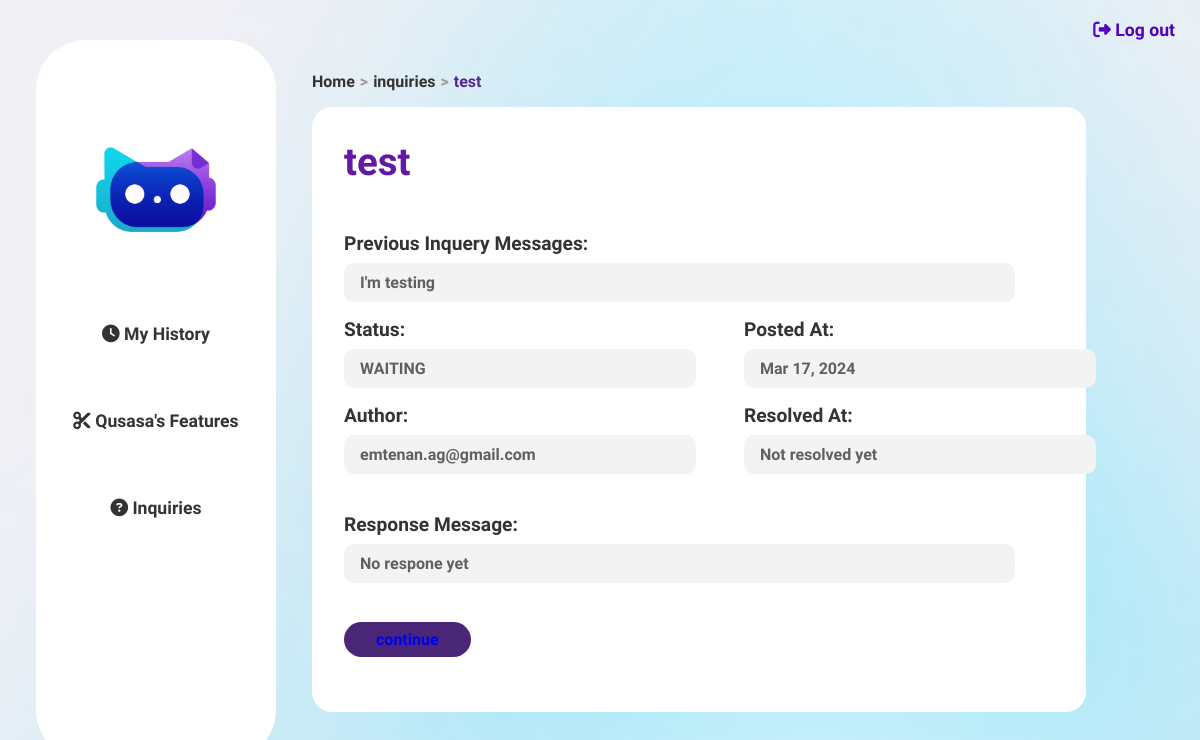
The page /user_display_inquiry/1/ on the database its author committed.
### qusasa/models.py (models this page shows)
class Inquiry(models.Model):
    title= models.CharField(max_length=1000)
    InqContent=models.TextField()
    RepContent=models.TextField()
    status = models.CharField(max_length=20, choices=STATUS_CHOICES)
    date_posted=models.DateTimeField(auto_now_add=True)
    date_resolved=models.DateTimeField(null=True, blank=True)
    author= models.ForeignKey(settings.AUTH_USER_MODEL, on_delete=models.CASCADE)

class CustomUser(AbstractUser):
    username = None  # remove the username field
    email = models.EmailField(unique=True, verbose_name='email address')
    USERNAME_FIELD = 'email'
    REQUIRED_FIELDS = ['first_name', 'last_name']  # removes email from REQUIRED_FIELDS
    is_verified = models.BooleanField(default=False)
    email_confirmation_code = models.CharField(max_length=30, blank=True, null=True)
    objects = CustomUserManager()

### qusasa/views/auth_views.py (the view)
# urls.py: path('user_display_inquiry/<int:history_id>/', views.user_display_inquiry, name='user_display_inquiry'),
def user_display_inquiry(request, history_id):
    inquiry = get_object_or_404(Inquiry, pk=history_id)
    updates = inquiry.InqContent.split('\n\n\t\n\n')
    form = InquiryForm(instance=inquiry)
    return render(request, 'qusasa/user_display_inquiry.html', {'updates': updates,'form': form, 'history': inquiry})

### qusasa/templates/qusasa/user_display_inquiry.html (shortened to what this page needs)
{% load static %}
{% load custom_filters %}
<!DOCTYPE html>
<html lang="en">
<head>
    <link rel="stylesheet" href="{% static 'qusasa/css/admin.css' %}">
    <link rel="stylesheet" href="{% static 'qusasa/css/base.css' %}">
</head>
<body>
    <a class="log-out" href="{% url 'logout' %}"><i class="fa-solid fa-right-from-bracket"></i>  Log out</a>
      {% include 'side_nav.html' %}
    <div class="content">
        <ul class="breadcrumbs">
          <li><a href="{% url 'base' %}" {% if request.resolver_match.url_name == 'base' %} id="current" {% endif %}> Home</a></li>
          <li><a href="{% url 'user_inquiries' %}" {% if request.resolver_match.url_name == 'user_inquiries' %} id="current" {% endif %} > inquiries</a></li>
          <li><a href="{% url 'user_display_inquiry' history.id %}" id="current"> {{history.title}}</a></li>
        </ul>
      <div class="history">
        <div class="header">
            <div class="feature-head">
                <div class="feature-text">
                  <h1>{{history.title}}</h1>
                  <div class="inquery-el" style="margin-top: 3rem;">
                    <p><strong>Previous Inquery Messages:</strong> </p >
                      {% for update in updates %}
                      <div class="inquery-box" style="width: 100%">
                        {{update}}
                      </div>
                      {% endfor %}
                  </div>
                    <div class="input-output">
                        <div class="input">
                            <p><div class="details">
                              <div class="row">
                                <div class="inquery-el">
                                  <p><strong>Status:</strong> </p>
                                  <div class="inquery-box">
                                    {{ history.status }}
                                  </div>
                                </div>
                                <div class="inquery-el">
                                  <p><strong>Posted At:</strong></p>
                                  <div class="inquery-box">
                                    {{ history.date_posted|date:"M d, Y" }}
                                  </div>
                                </div>
                              </div>
                              <div class="row">
                                <div class="inquery-el">
                                  <p><strong>Author:</strong> </p>
                                  <div class="inquery-box">
                                    {{ history.author }}
                                  </div>
                                </div>
                                <div class="inquery-el">
                                  <p><strong>Resolved At:</strong></p>
                                  <div class="inquery-box">
                                    {% if history.date_resolved %}
                                    {{ history.date_resolved|date:"M d, Y" }}
                                    {%else%}
                                    Not resolved yet
                                    {%endif%}
                                </div>
                                </div>
                              </div>
                            </div>
                            </p>
                        </div>
                        <br>
                        {%if history.status == 'WAITING'%}
                        <div class="inquery-el" style="margin-top: 0rem;">
                            <p><strong>Response Message:</strong> </p >
                            <div class="inquery-box" style="width: 100%">
                              No respone yet
                            </div>
                          </div>
                        {% endif%}
<br>          <div class="results">
  <div class="object-tools">
    <li>
      <a href="{% url 'update_inquiry' inquiry_id=history.id %}" {% if request.resolver_match.url_name == 'update_inquiry' %} id="current" {% endif %}>continue</a>
    </li>
  </div>
  <br>
                    </div>                </div>
            </div>
        </div>
      </div>
    </div>
</body>
</html>

### qusasa/static/qusasa/css/admin.css (style rules this page uses)
html { min-height: 100%; width: 100%; margin: 0; padding: 0; background: #f0f0f5; background-repeat: no-repeat; background-attachment: fixed; font-family: 'Raleway', sans-serif; color: white; }
body { min-height: 100%; height: 100%; width: 100%; margin: 0; padding: 0; background-image: url("static/images/Frame 2.png"); background-repeat: no-repeat; background-attachment: fixed; display: flex; flex-direction: row; min-height: 100vh; justify-content: start; }
a { text-decoration: none; }
.log-out { color: #5300c0; cursor: pointer; transition: ease 0.2s; font-size: 1.1rem; font-weight: 700; position: absolute; top: 20px; right: 25px; }
.content { min-height: 90%; width: 30vw; display: flex; flex-direction: column; justify-content: flex-start; align-items: flex-start; flex: 1; padding: 0rem; margin-top: 10vh; }
.content .history { background-color: white; border-radius: 20px; color: #0B0B25; width: 80%; padding: 3rem; font-weight: 700; margin-bottom: 10vh; }
.breadcrumbs { font-weight: 700; color: #0B0B25; }
.object-tools { display: flex; flex-direction: row; padding: 0; }
.object-tools li { text-decoration: none; list-style-type: none; background: #4a2679; color: white; padding: 0.5rem 2rem; border-radius: 50px; font-size: 1rem; }
p { font-weight: 500; margin-bottom: 20px; font-size: 16px; }

### qusasa/static/qusasa/css/base.css (style rules this page uses)
html { width: 100%; margin: 0; padding: 0; background: #f0f0f5; background-repeat: no-repeat; background-attachment: fixed; font-family: 'Raleway', sans-serif; color: white; }
body { min-height: 100%; height: 100%; width: 100%; margin: 0; padding: 0; background-image: url("static/images/Frame 2.png"); background-repeat: no-repeat; background-attachment: fixed; display: flex; flex-direction: row; min-height: 100vh; justify-content: stretch; align-items: start; align-content: start; justify-items: start; }
a { text-decoration: none; }
.log-out { color: #5300c0; cursor: pointer; transition: ease 0.2s; font-size: 1.1rem; font-weight: 700; position: absolute; top: 20px; right: 25px; }
.content { min-height: 90%; width: 30vw; display: flex; flex-direction: column; justify-content: flex-start; align-items: flex-start; flex: 1; padding-top: 5vh; }
.content .history { background-color: white; border-radius: 20px; color: #0B0B25; width: 80%; padding: 2rem; font-weight: 700; font-size: 1.2rem; }
.breadcrumbs { list-style: none; padding: 0; }
.breadcrumbs li { display: flex; flex-direction: row; justify-content: center; margin-right: 5px; }
.breadcrumbs li::after { content: " > "; color: #999; margin-left: 5px; }
.breadcrumbs li:last-child::after { content: ""; }
.breadcrumbs a { text-decoration: none; color: #333; }
.breadcrumbs { color: #333; font-weight: bold; display: flex; flex-direction: row; justify-content: center; margin-top: 2rem; }
.breadcrumbs #current { color: #562793; }
.content p { color: #333; font-weight: 700; margin: 0; padding: 0; font-size: 1.2rem; }

### qusasa/templates/qusasa/user_display_inquiry.html (style rules this page uses)
.content { margin-top: 0; }
.content { text-align: left; }
.content .history { display: flex; flex-direction: row; flex-wrap: wrap; justify-content: start; align-items: center; }
.content .history .header { width: 100%; justify-content: stretch; }
.content .history .header .feature-head { width: 100%; justify-content: stretch; }
.content .history .header .feature-text { width: 90%; justify-content: stretch; }
.content .history .header .feature-text h1 { margin-top: 0; color: rgb(98, 26, 165); }
.history .row { display: flex; flex-direction: row; width: 100%; justify-content: stretch; }
.history .inquery-box { background-color: rgb(243, 243, 243); padding: 10px 1rem; border-radius: 10px; margin-bottom: 1rem; margin-top:0.5rem; width: 20rem; font-size: 1rem; color: rgb(96, 96, 96); }
.history .inquery-el { width: 100%; margin-right: 3rem; }

### rows shown on the page
Inquiry: title "test", updates "I'm testing", status "WAITING", date_posted "Mar 17, 2024", author "emtenan.ag@gmail.com"
